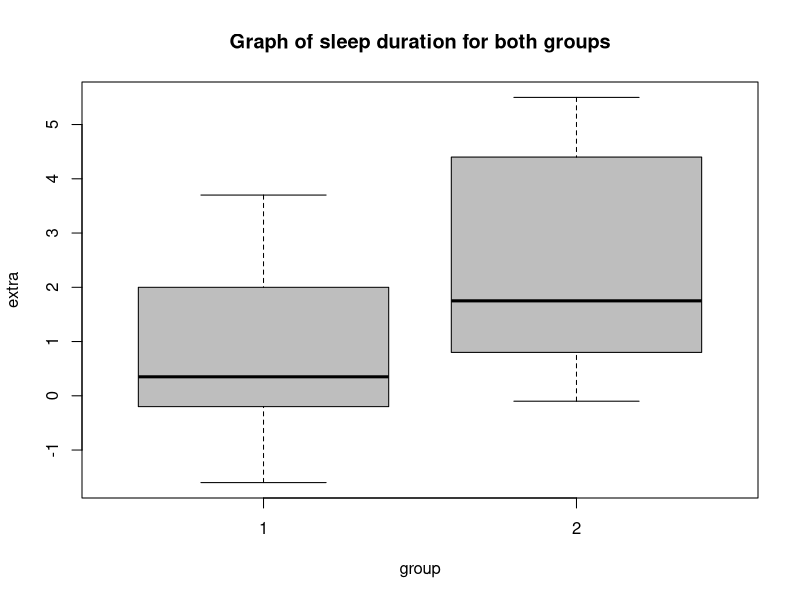

This figure's R source:
# Task 2. Testing the hypothesis about the equality of the means 
# of two independent samples.
# Check the hypothesis of equality of means for two independent 
# samples from the original dataset of Student's work, 
# which compared the effect of two different sleeping pills on increasing sleep duration.
# Significance level is 0.05. In R, these data are available under the name "sleep"
d1 <- sleep
str(d1)
write.csv(trees, file = 'sleep_data.csv', row.names = FALSE)

# calculating mean values, variance, median, quantiles, interquartile range
# of the increase in sleep duration for both groups
mean(d1$extra[d1$group==1])
mean(d1$extra[d1$group==2])
var(d1$extra[d1$group==1])
var(d1$extra[d1$group==2])

median(d1$extra[d1$group==1])
median(d1$extra[d1$group==2])

quantile(d1$extra[d1$group==1])
quantile(d1$extra[d1$group==2])

IQR(quantile(d1$extra[d1$group==1]))
IQR(quantile(d1$extra[d1$group==2]))

# boxplot graph
plot(extra~group, data = d1, col = "gray", main="Graph of sleep duration for both groups")

# average increase in sleep duration
t.test(extra~group, data=sleep, var.equal=FALSE)
with(sleep,t.test(extra[group==1],extra[group==2],var.equal=FALSE))

# Test result conclusion is as follows:
# There are no sufficient statistical grounds 
# to reject the null hypothesis about the equality of mean values in two groups.
 
# Rationale: p-value is 0.07939, which is higher than the standard threshold of 0.05. 
# This means that the observed difference between means (0.75 versus 2.33) may be caused by random data variability.
# 95% confidence interval of the difference includes zero (-3.365, 0.205),
# which also indicates the absence of a significant difference.
# The t-statistic value (-1.8608) does not reach the level necessary for statistical 
# rejection of the null hypothesis.
# Thus, at a significance level of 5%, it cannot be argued that the means of the two groups 
# differ statistically significantly.
